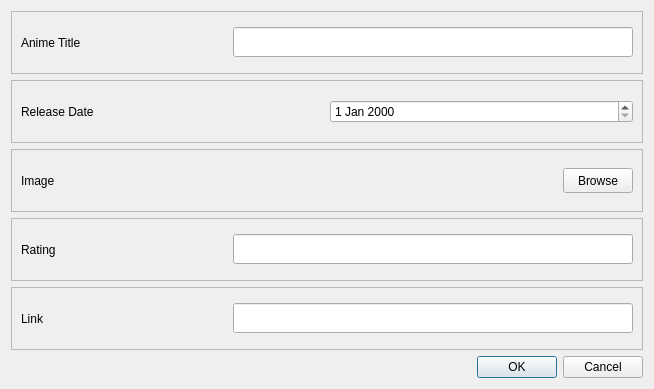
<?xml version="1.0" encoding="UTF-8"?>
<ui version="4.0">
 <class>Dialog</class>
 <widget class="QDialog" name="Dialog">
  <property name="geometry">
   <rect>
    <x>0</x>
    <y>0</y>
    <width>654</width>
    <height>389</height>
   </rect>
  </property>
  <property name="windowTitle">
   <string>Dialog</string>
  </property>
  <layout class="QVBoxLayout" name="verticalLayout">
   <item>
    <widget class="QFrame" name="frame">
     <property name="frameShape">
      <enum>QFrame::StyledPanel</enum>
     </property>
     <property name="frameShadow">
      <enum>QFrame::Raised</enum>
     </property>
     <layout class="QHBoxLayout" name="horizontalLayout">
      <item>
       <widget class="QLabel" name="label">
        <property name="text">
         <string>Anime Title</string>
        </property>
       </widget>
      </item>
      <item>
       <widget class="QLineEdit" name="titleInput">
        <property name="minimumSize">
         <size>
          <width>0</width>
          <height>30</height>
         </size>
        </property>
        <property name="maximumSize">
         <size>
          <width>400</width>
          <height>16777215</height>
         </size>
        </property>
       </widget>
      </item>
     </layout>
    </widget>
   </item>
   <item>
    <widget class="QFrame" name="frame_2">
     <property name="frameShape">
      <enum>QFrame::StyledPanel</enum>
     </property>
     <property name="frameShadow">
      <enum>QFrame::Raised</enum>
     </property>
     <layout class="QHBoxLayout" name="horizontalLayout_2">
      <item>
       <widget class="QLabel" name="label_2">
        <property name="text">
         <string>Release Date</string>
        </property>
       </widget>
      </item>
      <item>
       <widget class="QDateEdit" name="releasedateInput"/>
      </item>
     </layout>
    </widget>
   </item>
   <item>
    <widget class="QFrame" name="frame_3">
     <property name="frameShape">
      <enum>QFrame::StyledPanel</enum>
     </property>
     <property name="frameShadow">
      <enum>QFrame::Raised</enum>
     </property>
     <layout class="QHBoxLayout" name="horizontalLayout_3">
      <item>
       <widget class="QLabel" name="label_3">
        <property name="text">
         <string>Image</string>
        </property>
       </widget>
      </item>
      <item>
       <widget class="QToolButton" name="uploadImageButton">
        <property name="minimumSize">
         <size>
          <width>70</width>
          <height>25</height>
         </size>
        </property>
        <property name="text">
         <string>Browse</string>
        </property>
       </widget>
      </item>
     </layout>
    </widget>
   </item>
   <item>
    <widget class="QFrame" name="frame_4">
     <property name="frameShape">
      <enum>QFrame::StyledPanel</enum>
     </property>
     <property name="frameShadow">
      <enum>QFrame::Raised</enum>
     </property>
     <layout class="QHBoxLayout" name="horizontalLayout_4">
      <item>
       <widget class="QLabel" name="label_4">
        <property name="text">
         <string>Rating</string>
        </property>
       </widget>
      </item>
      <item>
       <widget class="QLineEdit" name="lineEdit_2">
        <property name="minimumSize">
         <size>
          <width>0</width>
          <height>30</height>
         </size>
        </property>
        <property name="maximumSize">
         <size>
          <width>400</width>
          <height>16777215</height>
         </size>
        </property>
       </widget>
      </item>
     </layout>
    </widget>
   </item>
   <item>
    <widget class="QFrame" name="frame_5">
     <property name="frameShape">
      <enum>QFrame::StyledPanel</enum>
     </property>
     <property name="frameShadow">
      <enum>QFrame::Raised</enum>
     </property>
     <layout class="QHBoxLayout" name="horizontalLayout_5">
      <item>
       <widget class="QLabel" name="label_5">
        <property name="text">
         <string>Link</string>
        </property>
       </widget>
      </item>
      <item>
       <widget class="QLineEdit" name="urlInput">
        <property name="minimumSize">
         <size>
          <width>0</width>
          <height>30</height>
         </size>
        </property>
        <property name="maximumSize">
         <size>
          <width>400</width>
          <height>16777215</height>
         </size>
        </property>
       </widget>
      </item>
     </layout>
    </widget>
   </item>
   <item>
    <widget class="QDialogButtonBox" name="buttonBox">
     <property name="orientation">
      <enum>Qt::Horizontal</enum>
     </property>
     <property name="standardButtons">
      <set>QDialogButtonBox::Cancel|QDialogButtonBox::Ok</set>
     </property>
    </widget>
   </item>
  </layout>
 </widget>
 <resources/>
 <connections>
  <connection>
   <sender>buttonBox</sender>
   <signal>accepted()</signal>
   <receiver>Dialog</receiver>
   <slot>accept()</slot>
   <hints>
    <hint type="sourcelabel">
     <x>248</x>
     <y>254</y>
    </hint>
    <hint type="destinationlabel">
     <x>157</x>
     <y>274</y>
    </hint>
   </hints>
  </connection>
  <connection>
   <sender>buttonBox</sender>
   <signal>rejected()</signal>
   <receiver>Dialog</receiver>
   <slot>reject()</slot>
   <hints>
    <hint type="sourcelabel">
     <x>316</x>
     <y>260</y>
    </hint>
    <hint type="destinationlabel">
     <x>286</x>
     <y>274</y>
    </hint>
   </hints>
  </connection>
 </connections>
</ui>
